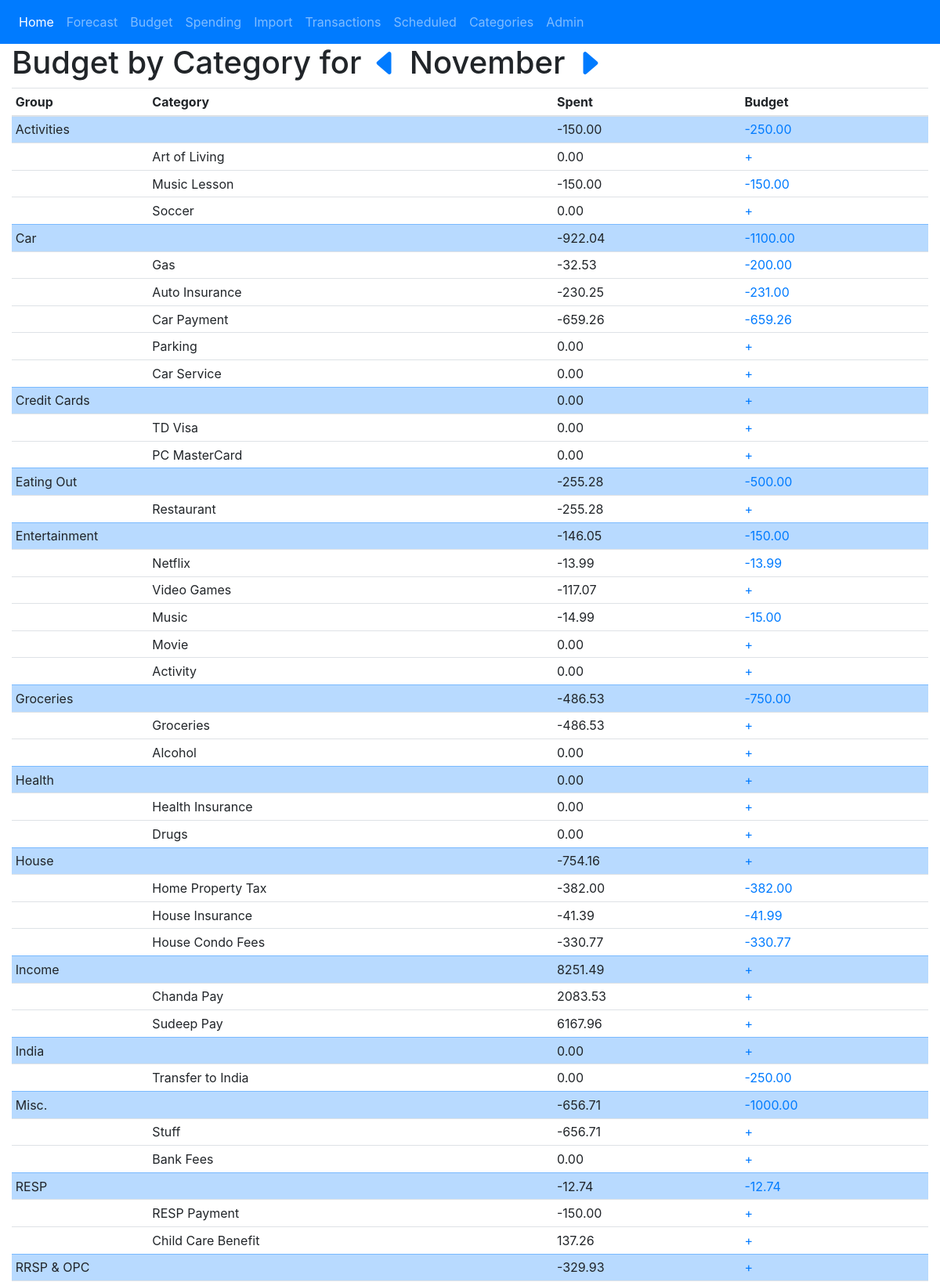
The app's page /budget/2020/11/ (upper part) with its own data.
### category/models.py (models this page shows, shortened)
class CategoryGroup(models.Model):
	name = models.CharField(max_length=50, blank=True, null=True)
	budget = models.DecimalField(max_digits=8, decimal_places=2, blank=True, null=True)
	class Meta:
		verbose_name='Category Group'

class Category(models.Model):
	name = models.CharField(max_length=50, blank=True)
	group = models.ForeignKey(CategoryGroup, on_delete=models.PROTECT, blank=True, null=True)
	budget = models.DecimalField(max_digits=8, decimal_places=2, blank=True, null=True)
	class Meta:
		verbose_name_plural = 'Categories'

### budget/views.py (the view)
# urls.py: path('', BudgetView.as_view(), name='budget-list'),
class BudgetView(TemplateView):
	template_name = 'budget_list.html'
	def get_context_data(self, **kwargs):
		context = super().get_context_data(**kwargs)
		view_title='Budget by Category for'
		view_url='budget-list'
		context, view_date=view_title_context_data(self, context, view_url, view_title)
		budget_list=[]
		cat_group_list=CategoryGroup.objects.all().order_by('name')
		for cat_group in cat_group_list:
			cat_list=[]
			cat_list_in_group = Category.objects.filter(group=cat_group)
			group_sum = Transaction.objects.filter(
				category__in=cat_list_in_group,
				date__month=view_date.month,
				date__year=view_date.year).aggregate(Sum('amount'))
			for cat_item in cat_list_in_group:
				cat_sum=Transaction.objects.filter(
					category=cat_item,
					date__month=view_date.month,
					date__year=view_date.year).aggregate(Sum('amount'))
				cat_list.append((cat_item,cat_sum))
			group_list=(cat_group,group_sum,cat_list)
			budget_list.append(group_list)
		context['budget_list']=budget_list
		return context

### inthebank/views.py (called while the page is built)
def view_date_control(year, month):
	today=datetime.date.today()
	if year:
		view_date=datetime.date(year,month,1)
		prev=view_date + relativedelta(months=-1)
		if view_date.month != today.month or view_date.year != today.year:
			next = view_date + relativedelta(months=+1)
		else:
			next = None
	else: #First load so starts with Today
		view_date=datetime.date.today()
		prev=view_date + relativedelta(months=-1)
		next = None
	return {'prev':prev, 'next':next, 'view_date':view_date}

def view_title_context_data(self, context, view_url, view_title):
	if self.kwargs:
		return_control=view_date_control(self.kwargs['year'],self.kwargs['month'])
	else:
		return_control=view_date_control(None, None)
	view_date = return_control['view_date']
	context['title']=view_title
	context['view_url']=view_url
	context['prev']=return_control['prev']
	context['next']=return_control['next']
	context['view_date']=view_date
	return context, view_date

### templates/budget_list.html
{% extends "base.html" %}
{% load crispy_forms_tags %}
{% block main_content %}
	<table class="table table-sm">
		<thead>
		<tr>
			<th scope="col">Group</th>
			<th scope="col">Category</th>
			<th scope="col">Spent</th>
			<th scope="col">Budget</th>
		</tr>
		</thead>
		<tbody>
		{% for group in budget_list %}
			<tr class="table-primary">
				<td colspan='2'>{{group.0.name}}</td>
				<td>{{group.1.amount__sum|floatformat:"2"|default:"0.00"}}</td>
				<td><a href="{% url 'categorygroupbudget-update' group.0.pk %}?next={{request.path|urlencode}}"">
				{% if group.0.budget %}
					{{group.0.budget}}
				{% else %}
					+
				{% endif %}
				</a></td>
			</tr>
			{% for cat in group.2 %}
			<tr>
				<td></td>
				<td>{{cat.0.name}}</td>
				<td>{{cat.1.amount__sum|floatformat:"2"|default:"0.00"}}</td>
				<td><a href="{% url 'categorybudget-update' cat.0.pk %}?next={{request.path|urlencode}}"">
				{% if cat.0.budget %}
					{{cat.0.budget}}
				{% else %}
					+
				{% endif %}
				</a></td>
			</tr>
			{% endfor %}
		{% endfor %}
		</tbody>
	</table>
{% endblock %}

### records on screen
CategoryGroup: name "Activities", group "-150.00", budget "-250.00"
Category: name "Art of Living", cat "0.00"
Category: name "Music Lesson", budget "-150.00"
Category: name "Soccer", cat "0.00"
CategoryGroup: name "Car", group "-922.04", budget "-1100.00"
Category: name "Gas", cat "-32.53", budget "-200.00"
Category: name "Auto Insurance", cat "-230.25", budget "-231.00"
Category: name "Car Payment", budget "-659.26"
Category: name "Parking", cat "0.00"
Category: name "Car Service", cat "0.00"
CategoryGroup: name "Credit Cards", budget "0.00"
Category: name "TD Visa", cat "0.00"
Category: name "PC MasterCard", cat "0.00"
CategoryGroup: name "Eating Out", group "-255.28", budget "-500.00"
Category: name "Restaurant", cat "-255.28"
CategoryGroup: name "Entertainment", group "-146.05", budget "-150.00"
Category: name "Netflix", budget "-13.99"
Category: name "Video Games", cat "-117.07"
Category: name "Music", cat "-14.99", budget "-15.00"
Category: name "Movie", cat "0.00"
Category: name "Activity", cat "0.00"
CategoryGroup: name "Groceries", group "-486.53", budget "-750.00"
Category: name "Groceries", cat "-486.53"
Category: name "Alcohol", cat "0.00"
CategoryGroup: name "Health", budget "0.00"
Category: name "Health Insurance", cat "0.00"
Category: name "Drugs", cat "0.00"
CategoryGroup: name "House", group "-754.16"
Category: name "Home Property Tax", budget "-382.00"
Category: name "House Insurance", cat "-41.39", budget "-41.99"
Category: name "House Condo Fees", budget "-330.77"
CategoryGroup: name "Income", group "8251.49"
Category: name "Chanda Pay", cat "2083.53"
Category: name "Sudeep Pay", cat "6167.96"
CategoryGroup: name "India", budget "0.00"
Category: name "Transfer to India", cat "0.00", budget "-250.00"
CategoryGroup: name "Misc.", group "-656.71", budget "-1000.00"
Category: name "Stuff", cat "-656.71"
Category: name "Bank Fees", cat "0.00"
CategoryGroup: name "RESP", budget "-12.74"
Category: name "RESP Payment", cat "-150.00"
Category: name "Child Care Benefit", cat "137.26"
CategoryGroup: name "RRSP & OPC", group "-329.93"

### other values on screen
{{ title }} "Budget by Category for"
{{ view_date|date:"F" }} "November"
